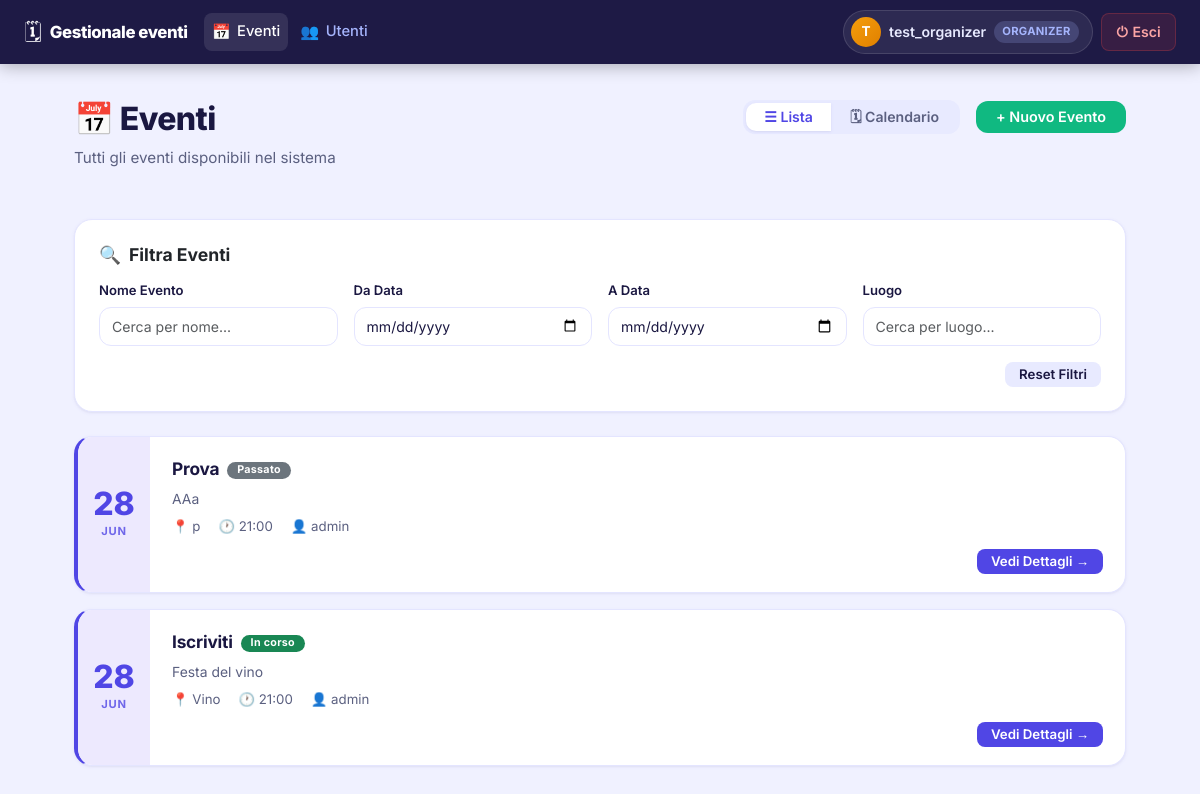
The page / (signed in) on the database as committed earlier.
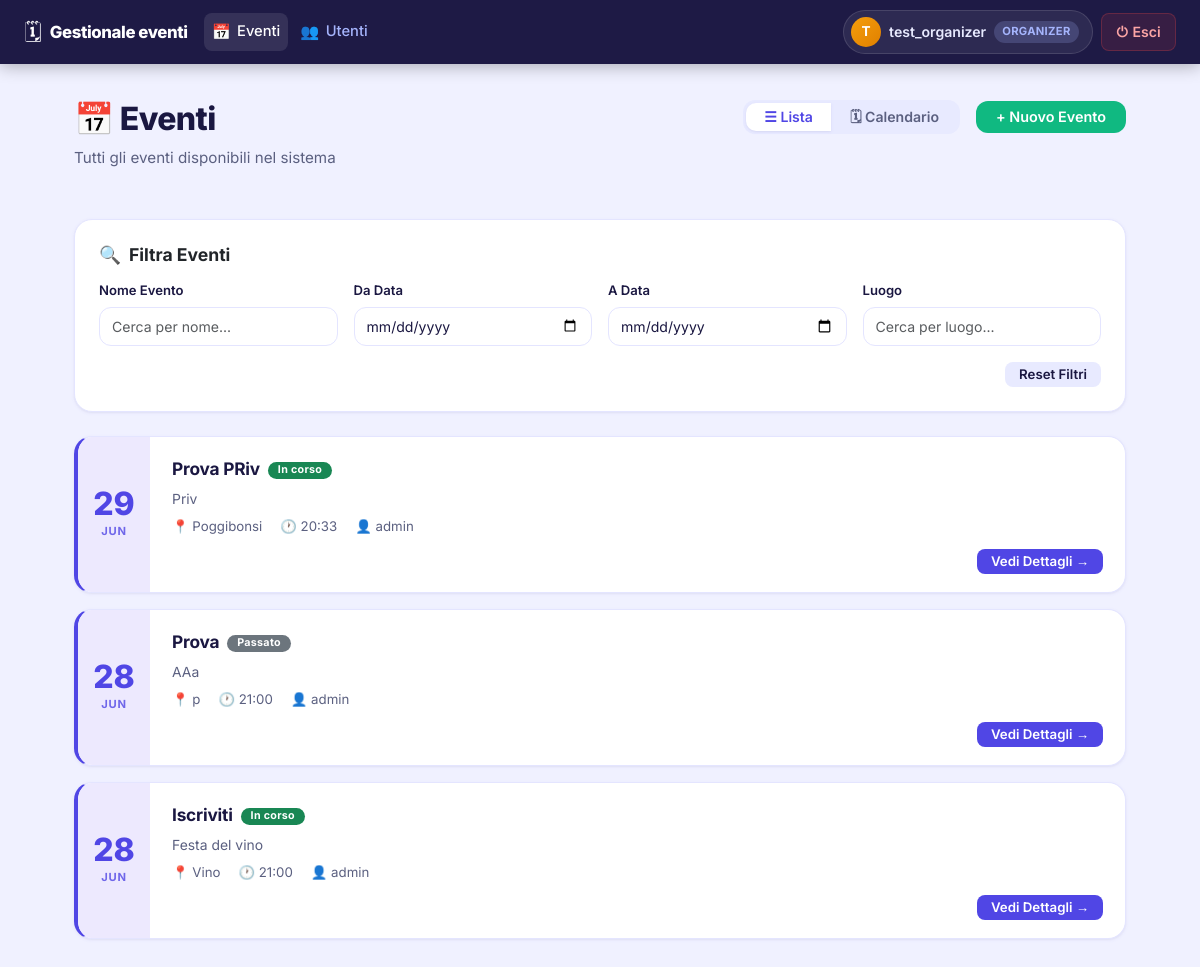
The same page on the database as committed later.
### events/models.py (models this page shows, shortened)
class Event(models.Model):
    TIPO_CHOICES = [
        ('PUBLIC', 'Pubblico'),
        ('PRIVATE', 'Privato'),
    ]
    tipo = models.CharField(max_length=10, choices=TIPO_CHOICES, default='PUBLIC')
    title = models.CharField(max_length=200)
    description = models.TextField()
    date_time_start = models.DateTimeField(default=datetime.now())
    date_time_end = models.DateTimeField(default= datetime(2026, 6, 30, 23, 47, 15))
    location = models.CharField(max_length=200)
    supervisor = models.ForeignKey(
        settings.AUTH_USER_MODEL,
        on_delete=models.SET_NULL,
        null=True,
        related_name='supervised_events'
    )
    organizers = models.ManyToManyField(
        settings.AUTH_USER_MODEL,
        related_name='organized_events'
    )
    stato = models.IntegerField(default=0)
    @property
    def stato_evento(self):
        now = timezone.now()
        if self.date_time_start > now:
            return 'PROGRAMMATO'
        if self.date_time_end < now:
            return 'PASSATO'
        return 'IN_CORSO'
    def get_absolute_url(self):
        return reverse('dettaglio_evento', kwargs={'pk': self.pk})

### users/models.py (models this page shows, shortened)
class CustomUser(AbstractUser):
    RUOLO_CHOICES = [
        ('ORGANIZER', 'Organizzatore'),
        ('ATTENDEE', 'Partecipante'),
    ]
    ruolo = models.CharField(max_length=20, choices=RUOLO_CHOICES, default='ATTENDEE')
    telefono = models.CharField(max_length=15, blank=True, null=True)
    organizer_attivo = models.BooleanField(default=True)

### events/views.py (the view)
# urls.py: path('', EventListView.as_view(), name='lista_eventi'),
class EventListView(LoginRequiredMixin, ListView):
    model = Event
    template_name = 'events/lista_eventi.html'
    context_object_name = 'eventi'
    def get_queryset(self):
        user = self.request.user
        if user.ruolo == 'ORGANIZER' or user.is_superuser:
            qs = Event.objects.all()
        else:
            qs = Event.objects.filter(
                Q(registration__user=user) |
                Q(invitations__invitee=user) |
                Q(publicevent__public_visibility=True)
            ).distinct()
        return qs.order_by('-date_time_start')[:20]

### events/templates/events/lista_eventi.html (shortened to what the changed rows need)
{% extends 'events/base.html' %}
{% load static %}
{% block content %}
<div class="page-header d-flex flex-wrap justify-content-between align-items-start gap-3">
    <div>
        <h1 class="page-title">📅 Eventi</h1>
    </div>
</div>
<div id="list-view">
    {% if eventi %}
    {% for evento in eventi %}
    <div class="card event-card mb-3" data-title="{{ evento.title }}" data-date="{{ evento.date_time_start|date:'Y-m-d H:i' }}"
        data-location="{{ evento.location }}">
        <div class="event-card-inner">
            <div class="event-date-chip">
                <span class="event-day">{{ evento.date_time_start|date:"d" }}</span>
                <span class="event-month">{{ evento.date_time_start|date:"M" }}</span>
            </div>
            <div class="event-content">
                <div class="event-title">
                    {{ evento.title }}
                    {% if evento.stato_evento == 'PROGRAMMATO' %}
                    <span class="badge bg-primary ms-1" style="font-size:.62em; vertical-align:middle;">Programmato</span>
                    {% elif evento.stato_evento == 'IN_CORSO' %}
                    <span class="badge bg-success ms-1" style="font-size:.62em; vertical-align:middle;">In corso</span>
                    {% else %}
                    <span class="badge bg-secondary ms-1" style="font-size:.62em; vertical-align:middle;">Passato</span>
                    {% endif %}
                </div>
                {% if evento.description %}
                <div class="event-description">{{ evento.description }}</div>
                {% endif %}
                <div class="event-meta-row">
                    <span>📍 {{ evento.location }}</span>
                    <span>🕐 {{ evento.date_time_start|date:"H:i" }}</span>
                    {% if evento.supervisor %}
                    <span>👤 {{ evento.supervisor.username }}</span>
                    {% endif %}
                </div>
                <div class="event-footer">
                    <a href="{{ evento.get_absolute_url }}" class="btn btn-sm">Vedi Dettagli →</a>
                </div>
            </div>
        </div>
    </div>
    {% endfor %}
    {% endif %}
</div>
{% endblock %}
{% block extra_head %}
<link href='https://cdn.jsdelivr.net/npm/fullcalendar@6.1.11/index.global.min.css' rel='stylesheet' />
{% endblock %}

Rows that differ between the two databases and show on the page:
added Event: date_time_start "29", date_time_start "JUN", title "Prova PRiv", shows "In corso", description "Priv", location "Poggibonsi", date_time_start "20:33", supervisor.username "admin"
